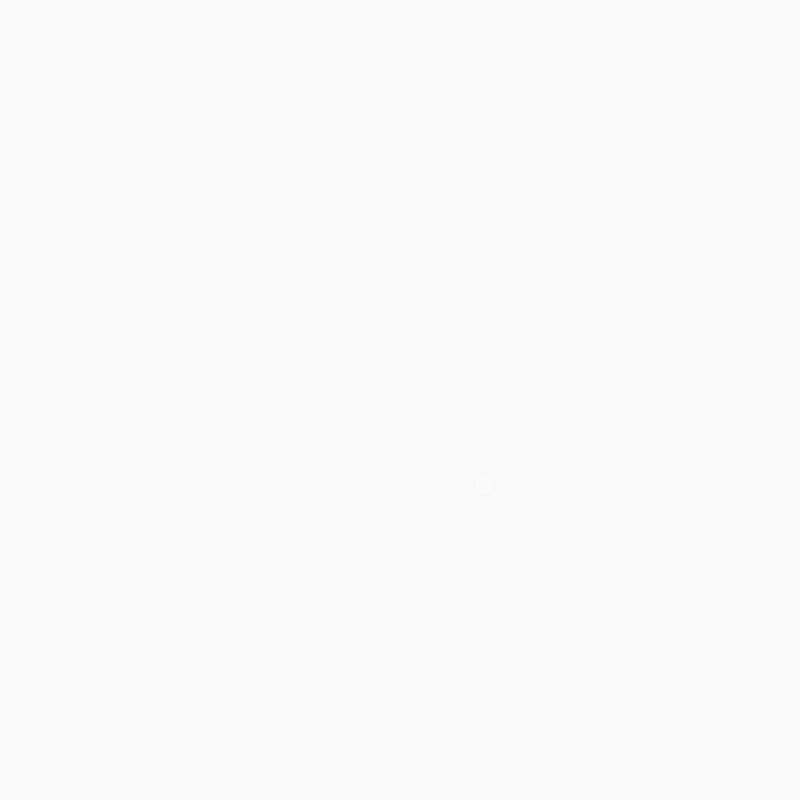
Frame 1 (no input)
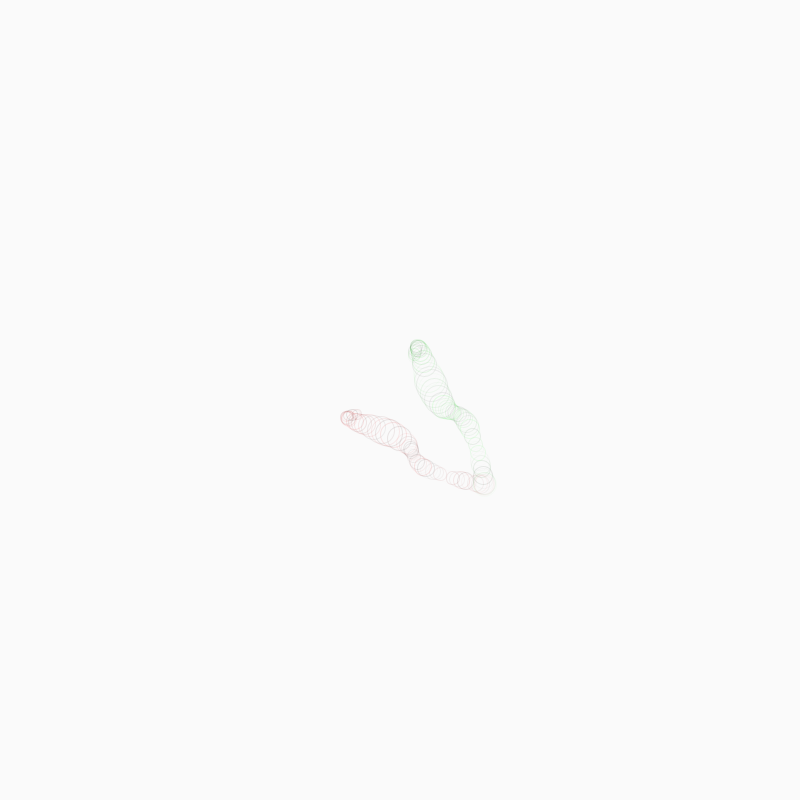
Frame 60 (the mouse pressed at the canvas centre just before this capture)
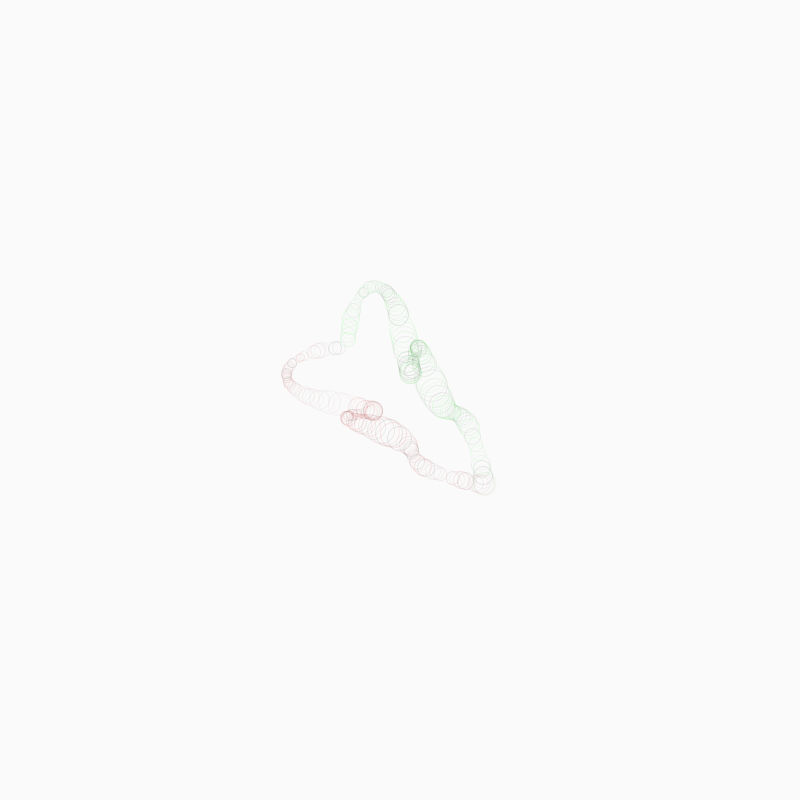
Frame 120 (the mouse held since frame 60 and released just before this capture)

The Processing sketch that drew these frames (run headless with seeded random() and noise(); from frame 60 on, the mouse is pressed at the canvas centre):

// Processing sketch: processing_101735
// ── processing_101735.pde

int counter;

float ruidoT1 = 0.05;
float variacionT;
float tamano1;
float tamano2;
float angulo;
float variacionX,variacionY,posX,posY;
float ruidoX= 0.007;
float ruidoY= 0.003;
void setup() {
size(800,800);
smooth();
background(250);
frameRate(10);



}
//-------------
void draw() {

variacionT += ruidoT1;
tamano1 = noise(variacionT)*35;
tamano2 = noise(variacionT)*40;
angulo = noise(variacionT)*800;
calcularPerlin();

stroke(random(250),0,0,random(25));
noFill();
ellipse(posX,posY,tamano1,tamano1);
stroke(0,random(300),0,random(25));
noFill();
ellipse(posY,posX,tamano2,tamano2);
// IIIFFFFF
//KEY PRESSEED
if(keyPressed) {
if(key == '1') {
stroke(mouseX,0,random(180),random(40));
noFill();
ellipse(posX,posY,tamano1,tamano1);

stroke(0,random(200),mouseY,random(40));
noFill();
ellipse(posY,posY,tamano2,tamano2);
frameRate(57); 
}
}
if(keyPressed) {
if(key == '2' ) {
stroke(mouseX,0,random(180),random(50));
noFill();
ellipse(posX,posY,tamano1,tamano1);

stroke(0,0,mouseX,random(50));
noFill();
ellipse(posY,posX,tamano2,tamano2);
frameRate(380); 
}
}


// LINEAAAAA !

if(keyPressed) {
if(key == '3' ) {
stroke(random(260),0,15,random(50));
noFill();
line(posY,posX,angulo,posX);
angulo++;

stroke(random(260),0,35,random(50));
noFill();
line(posX,posY,angulo,posX);
angulo++;
frameRate(50); 
}
}

//tiempo de muerte !
if(keyPressed) {
if(key == '4') {
noStroke();
fill(random(260),0,35,random(10));
ellipse(angulo,variacionT,tamano1,tamano1);
}
}
}
void calcularPerlin(){
variacionX += ruidoX;
variacionY += ruidoY;
posX = noise(variacionX) *width;
posY = noise(variacionY) *height;
}
